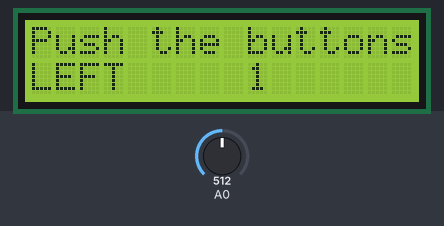
Bench run of a sketch on a simulated Arduino Uno, built with avr-gcc and run on an emulated ATmega328P. Shown: 16×2 character LCD. The test bench sets the inputs (shaded band); at power-on: A0 = 512.

Above: at 1.2 s.
1.3 s: A0 set to 460
3.5 s: A0 set to 433
At 4.8 s:
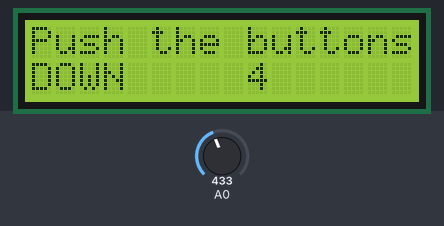
6.5 s: A0 set to 259
8.5 s: A0 set to 235
At 9.8 s:
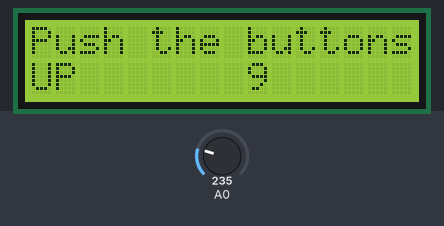
11.5 s: A0 set to 55
13.5 s: A0 set to 44
At 14.8 s:
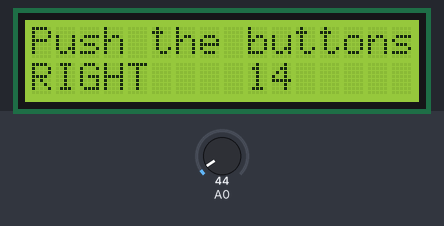
Timing chart, 0 to 16.5 s (numbered marks = the images above; inputs shaded):
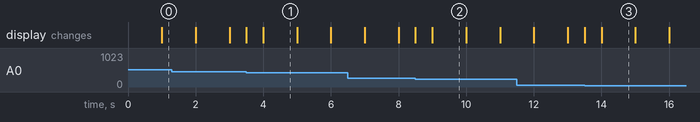

Measured:
- the behaviour switches between 450 and 449 on A0 (found by bisection; images 0 and 1)
- the behaviour switches between 250 and 249 on A0 (found by bisection; images 1 and 2)
- the behaviour switches between 50 and 49 on A0 (found by bisection; images 2 and 3)
- after the input at 3.5 s, the display: first changes at once (image 1 shows a later state)
- after the input at 8.5 s, the display: first changes at once (image 2 shows a later state)
- after the input at 13.5 s, the display: first changes at once (image 3 shows a later state)
- what the display in image 1 shows lasts 1.0 s, from 4.0 s to 5.0 s

The sketch:

CLCD_TEST.ino
```cpp
#include <LiquidCrystal.h>

/*******************************************************

This program is used to test the LCD module display and 5 buttons.

********************************************************/

// Select the pin used on LCD
LiquidCrystal lcd(8, 9, 4, 5, 6, 7);

// define the button
int lcd_key     = 0;
int adc_key_in  = 0;

#define btnRIGHT  0
#define btnUP     1
#define btnDOWN   2
#define btnLEFT   3
#define btnSELECT 4
#define btnNONE   5

//read the button value
int read_LCD_buttons()
{
 adc_key_in = analogRead(0);          // read analog A0 value
 // when read the 5 key values in the vicinity of the following：0,144,329,504,741
 // By setting different threshold, you can read the one button
 if (adc_key_in > 1000) return btnNONE;
 if (adc_key_in < 50)   return btnRIGHT;
 if (adc_key_in < 250)  return btnUP;
 if (adc_key_in < 450)  return btnDOWN;
 if (adc_key_in < 650)  return btnLEFT;
 if (adc_key_in < 850)  return btnSELECT;

 // V1.0 Use the following version threshold：
/*
 if (adc_key_in < 50)   return btnRIGHT;
 if (adc_key_in < 195)  return btnUP;
 if (adc_key_in < 380)  return btnDOWN;
 if (adc_key_in < 555)  return btnLEFT;
 if (adc_key_in < 790)  return btnSELECT;
*/


 return btnNONE;
}

void setup()
{
 lcd.begin(16, 2);              // star
 lcd.setCursor(0,0);
 lcd.print("Push the buttons"); // display“Push the buttons”
}

void loop()
{
 lcd.setCursor(9,1);            // The cursor is set at second. and have 9 spaces
 lcd.print(millis()/1000);      // Output waiting time
 lcd.setCursor(0,1);            // The cursor moves to the beginning of the second line.
 lcd_key = read_LCD_buttons();  // read key

 switch (lcd_key)               // display key
 {
   case btnRIGHT:
     {
     lcd.print("RIGHT ");
     break;
     }
   case btnLEFT:
     {
     lcd.print("LEFT   ");
     break;
     }
   case btnUP:
     {
     lcd.print("UP    ");
     break;
     }
   case btnDOWN:
     {
     lcd.print("DOWN  ");
     break;
     }
   case btnSELECT:
     {
     lcd.print("SELECT");
     break;
     }
     case btnNONE:
     {
     lcd.print("NONE  ");
     break;
     }
 }
}
```

CLCD_library.cpp
```cpp
#include "CLCD_library.h"

#include <stdio.h>
#include <string.h>
#include <inttypes.h>
#include "Arduino.h"

// When the display powers up, it is configured as follows:
//
// 1. Display clear
// 2. Function set:
//    DL = 1; 8-bit interface data
//    N = 0; 1-line display
//    F = 0; 5x8 dot character font
// 3. Display on/off control:
//    D = 0; Display off
//    C = 0; Cursor off
//    B = 0; Blinking off
// 4. Entry mode set:
//    I/D = 1; Increment by 1
//    S = 0; No shift
//
// Note, however, that resetting the Arduino doesn't reset the LCD, so we
// can't assume that its in that state when a sketch starts (and the
// LiquidCrystal constructor is called).

LiquidCrystal::LiquidCrystal(uint8_t rs, uint8_t rw, uint8_t enable,
			     uint8_t d0, uint8_t d1, uint8_t d2, uint8_t d3,
			     uint8_t d4, uint8_t d5, uint8_t d6, uint8_t d7)
{
  init(0, rs, rw, enable, d0, d1, d2, d3, d4, d5, d6, d7);
}

LiquidCrystal::LiquidCrystal(uint8_t rs, uint8_t enable,
			     uint8_t d0, uint8_t d1, uint8_t d2, uint8_t d3,
			     uint8_t d4, uint8_t d5, uint8_t d6, uint8_t d7)
{
  init(0, rs, 255, enable, d0, d1, d2, d3, d4, d5, d6, d7);
}

LiquidCrystal::LiquidCrystal(uint8_t rs, uint8_t rw, uint8_t enable,
			     uint8_t d0, uint8_t d1, uint8_t d2, uint8_t d3)
{
  init(1, rs, rw, enable, d0, d1, d2, d3, 0, 0, 0, 0);
}

LiquidCrystal::LiquidCrystal(uint8_t rs,  uint8_t enable,
			     uint8_t d0, uint8_t d1, uint8_t d2, uint8_t d3)
{
  init(1, rs, 255, enable, d0, d1, d2, d3, 0, 0, 0, 0);
}

void LiquidCrystal::init(uint8_t fourbitmode, uint8_t rs, uint8_t rw, uint8_t enable,
			 uint8_t d0, uint8_t d1, uint8_t d2, uint8_t d3,
			 uint8_t d4, uint8_t d5, uint8_t d6, uint8_t d7)
{
  _rs_pin = rs;
  _rw_pin = rw;
  _enable_pin = enable;

  _data_pins[0] = d0;
  _data_pins[1] = d1;
  _data_pins[2] = d2;
  _data_pins[3] = d3;
  _data_pins[4] = d4;
  _data_pins[5] = d5;
  _data_pins[6] = d6;
  _data_pins[7] = d7;

  pinMode(_rs_pin, OUTPUT);
  // we can save 1 pin by not using RW. Indicate by passing 255 instead of pin#
  if (_rw_pin != 255) {
    pinMode(_rw_pin, OUTPUT);
  }
  pinMode(_enable_pin, OUTPUT);

  if (fourbitmode)
    _displayfunction = LCD_4BITMODE | LCD_1LINE | LCD_5x8DOTS;
  else
    _displayfunction = LCD_8BITMODE | LCD_1LINE | LCD_5x8DOTS;

  begin(16, 1);
}

void LiquidCrystal::begin(uint8_t cols, uint8_t lines, uint8_t dotsize) {
  if (lines > 1) {
    _displayfunction |= LCD_2LINE;
  }
  _numlines = lines;
  _currline = 0;

  // for some 1 line displays you can select a 10 pixel high font
  if ((dotsize != 0) && (lines == 1)) {
    _displayfunction |= LCD_5x10DOTS;
  }

  // SEE PAGE 45/46 FOR INITIALIZATION SPECIFICATION!
  // according to datasheet, we need at least 40ms after power rises above 2.7V
  // before sending commands. Arduino can turn on way befer 4.5V so we'll wait 50
  delayMicroseconds(50000);
  // Now we pull both RS and R/W low to begin commands
  digitalWrite(_rs_pin, LOW);
  digitalWrite(_enable_pin, LOW);
  if (_rw_pin != 255) {
    digitalWrite(_rw_pin, LOW);
  }

  //put the LCD into 4 bit or 8 bit mode
  if (! (_displayfunction & LCD_8BITMODE)) {
    // this is according to the hitachi HD44780 datasheet
    // figure 24, pg 46

    // we start in 8bit mode, try to set 4 bit mode
    write4bits(0x03);
    delayMicroseconds(4500); // wait min 4.1ms

    // second try
    write4bits(0x03);
    delayMicroseconds(4500); // wait min 4.1ms

    // third go!
    write4bits(0x03);
    delayMicroseconds(150);

    // finally, set to 4-bit interface
    write4bits(0x02);
  } else {
    // this is according to the hitachi HD44780 datasheet
    // page 45 figure 23

    // Send function set command sequence
    command(LCD_FUNCTIONSET | _displayfunction);
    delayMicroseconds(4500);  // wait more than 4.1ms

    // second try
    command(LCD_FUNCTIONSET | _displayfunction);
    delayMicroseconds(150);

    // third go
    command(LCD_FUNCTIONSET | _displayfunction);
  }

  // finally, set # lines, font size, etc.
  command(LCD_FUNCTIONSET | _displayfunction);

  // turn the display on with no cursor or blinking default
  _displaycontrol = LCD_DISPLAYON | LCD_CURSOROFF | LCD_BLINKOFF;
  display();

  // clear it off
  clear();

  // Initialize to default text direction (for romance languages)
  _displaymode = LCD_ENTRYLEFT | LCD_ENTRYSHIFTDECREMENT;
  // set the entry mode
  command(LCD_ENTRYMODESET | _displaymode);

}

/********** high level commands, for the user! */
void LiquidCrystal::clear()
{
  command(LCD_CLEARDISPLAY);  // clear display, set cursor position to zero
  delayMicroseconds(2000);  // this command takes a long time!
}

void LiquidCrystal::home()
{
  command(LCD_RETURNHOME);  // set cursor position to zero
  delayMicroseconds(2000);  // this command takes a long time!
}

void LiquidCrystal::setCursor(uint8_t col, uint8_t row)
{
  int row_offsets[] = { 0x00, 0x40, 0x14, 0x54 };
  if ( row >= _numlines ) {
    row = _numlines-1;    // we count rows starting w/0
  }

  command(LCD_SETDDRAMADDR | (col + row_offsets[row]));
}

// Turn the display on/off (quickly)
void LiquidCrystal::noDisplay() {
  _displaycontrol &= ~LCD_DISPLAYON;
  command(LCD_DISPLAYCONTROL | _displaycontrol);
}
void LiquidCrystal::display() {
  _displaycontrol |= LCD_DISPLAYON;
  command(LCD_DISPLAYCONTROL | _displaycontrol);
}

// Turns the underline cursor on/off
void LiquidCrystal::noCursor() {
  _displaycontrol &= ~LCD_CURSORON;
  command(LCD_DISPLAYCONTROL | _displaycontrol);
}
void LiquidCrystal::cursor() {
  _displaycontrol |= LCD_CURSORON;
  command(LCD_DISPLAYCONTROL | _displaycontrol);
}

// Turn on and off the blinking cursor
void LiquidCrystal::noBlink() {
  _displaycontrol &= ~LCD_BLINKON;
  command(LCD_DISPLAYCONTROL | _displaycontrol);
}
void LiquidCrystal::blink() {
  _displaycontrol |= LCD_BLINKON;
  command(LCD_DISPLAYCONTROL | _displaycontrol);
}

// These commands scroll the display without changing the RAM
void LiquidCrystal::scrollDisplayLeft(void) {
  command(LCD_CURSORSHIFT | LCD_DISPLAYMOVE | LCD_MOVELEFT);
}
void LiquidCrystal::scrollDisplayRight(void) {
  command(LCD_CURSORSHIFT | LCD_DISPLAYMOVE | LCD_MOVERIGHT);
}

// This is for text that flows Left to Right
void LiquidCrystal::leftToRight(void) {
  _displaymode |= LCD_ENTRYLEFT;
  command(LCD_ENTRYMODESET | _displaymode);
}

// This is for text that flows Right to Left
void LiquidCrystal::rightToLeft(void) {
  _displaymode &= ~LCD_ENTRYLEFT;
  command(LCD_ENTRYMODESET | _displaymode);
}

// This will 'right justify' text from the cursor
void LiquidCrystal::autoscroll(void) {
  _displaymode |= LCD_ENTRYSHIFTINCREMENT;
  command(LCD_ENTRYMODESET | _displaymode);
}

// This will 'left justify' text from the cursor
void LiquidCrystal::noAutoscroll(void) {
  _displaymode &= ~LCD_ENTRYSHIFTINCREMENT;
  command(LCD_ENTRYMODESET | _displaymode);
}

// Allows us to fill the first 8 CGRAM locations
// with custom characters
void LiquidCrystal::createChar(uint8_t location, uint8_t charmap[]) {
  location &= 0x7; // we only have 8 locations 0-7
  command(LCD_SETCGRAMADDR | (location << 3));
  for (int i=0; i<8; i++) {
    write(charmap[i]);
  }
}

/*********** mid level commands, for sending data/cmds */

inline void LiquidCrystal::command(uint8_t value) {
  send(value, LOW);
}

inline size_t LiquidCrystal::write(uint8_t value) {
  send(value, HIGH);
  return 1; // assume sucess
}

/************ low level data pushing commands **********/

// write either command or data, with automatic 4/8-bit selection
void LiquidCrystal::send(uint8_t value, uint8_t mode) {
  digitalWrite(_rs_pin, mode);

  // if there is a RW pin indicated, set it low to Write
  if (_rw_pin != 255) {
    digitalWrite(_rw_pin, LOW);
  }

  if (_displayfunction & LCD_8BITMODE) {
    write8bits(value);
  } else {
    write4bits(value>>4);
    write4bits(value);
  }
}

void LiquidCrystal::pulseEnable(void) {
  digitalWrite(_enable_pin, LOW);
  delayMicroseconds(1);
  digitalWrite(_enable_pin, HIGH);
  delayMicroseconds(1);    // enable pulse must be >450ns
  digitalWrite(_enable_pin, LOW);
  delayMicroseconds(100);   // commands need > 37us to settle
}

void LiquidCrystal::write4bits(uint8_t value) {
  for (int i = 0; i < 4; i++) {
    pinMode(_data_pins[i], OUTPUT);
    digitalWrite(_data_pins[i], (value >> i) & 0x01);
  }

  pulseEnable();
}

void LiquidCrystal::write8bits(uint8_t value) {
  for (int i = 0; i < 8; i++) {
    pinMode(_data_pins[i], OUTPUT);
    digitalWrite(_data_pins[i], (value >> i) & 0x01);
  }

  pulseEnable();
}
```

CLCD_library.h
```cpp
#ifndef CLCD_library_h
#define CLCD_library_h

#include <inttypes.h>
#include "Print.h"

// commands
#define LCD_CLEARDISPLAY 0x01
#define LCD_RETURNHOME 0x02
#define LCD_ENTRYMODESET 0x04
#define LCD_DISPLAYCONTROL 0x08
#define LCD_CURSORSHIFT 0x10
#define LCD_FUNCTIONSET 0x20
#define LCD_SETCGRAMADDR 0x40
#define LCD_SETDDRAMADDR 0x80

// flags for display entry mode
#define LCD_ENTRYRIGHT 0x00
#define LCD_ENTRYLEFT 0x02
#define LCD_ENTRYSHIFTINCREMENT 0x01
#define LCD_ENTRYSHIFTDECREMENT 0x00

// flags for display on/off control
#define LCD_DISPLAYON 0x04
#define LCD_DISPLAYOFF 0x00
#define LCD_CURSORON 0x02
#define LCD_CURSOROFF 0x00
#define LCD_BLINKON 0x01
#define LCD_BLINKOFF 0x00

// flags for display/cursor shift
#define LCD_DISPLAYMOVE 0x08
#define LCD_CURSORMOVE 0x00
#define LCD_MOVERIGHT 0x04
#define LCD_MOVELEFT 0x00

// flags for function set
#define LCD_8BITMODE 0x10
#define LCD_4BITMODE 0x00
#define LCD_2LINE 0x08
#define LCD_1LINE 0x00
#define LCD_5x10DOTS 0x04
#define LCD_5x8DOTS 0x00

class LiquidCrystal : public Print {
public:
  LiquidCrystal(uint8_t rs, uint8_t enable,
		uint8_t d0, uint8_t d1, uint8_t d2, uint8_t d3,
		uint8_t d4, uint8_t d5, uint8_t d6, uint8_t d7);
  LiquidCrystal(uint8_t rs, uint8_t rw, uint8_t enable,
		uint8_t d0, uint8_t d1, uint8_t d2, uint8_t d3,
		uint8_t d4, uint8_t d5, uint8_t d6, uint8_t d7);
  LiquidCrystal(uint8_t rs, uint8_t rw, uint8_t enable,
		uint8_t d0, uint8_t d1, uint8_t d2, uint8_t d3);
  LiquidCrystal(uint8_t rs, uint8_t enable,
		uint8_t d0, uint8_t d1, uint8_t d2, uint8_t d3);

  void init(uint8_t fourbitmode, uint8_t rs, uint8_t rw, uint8_t enable,
	    uint8_t d0, uint8_t d1, uint8_t d2, uint8_t d3,
	    uint8_t d4, uint8_t d5, uint8_t d6, uint8_t d7);

  void begin(uint8_t cols, uint8_t rows, uint8_t charsize = LCD_5x8DOTS);

  void clear();
  void home();

  void noDisplay();
  void display();
  void noBlink();
  void blink();
  void noCursor();
  void cursor();
  void scrollDisplayLeft();
  void scrollDisplayRight();
  void leftToRight();
  void rightToLeft();
  void autoscroll();
  void noAutoscroll();

  void createChar(uint8_t, uint8_t[]);
  void setCursor(uint8_t, uint8_t);
  virtual size_t write(uint8_t);
  void command(uint8_t);

  using Print::write;
private:
  void send(uint8_t, uint8_t);
  void write4bits(uint8_t);
  void write8bits(uint8_t);
  void pulseEnable();

  uint8_t _rs_pin; // LOW: command.  HIGH: character.
  uint8_t _rw_pin; // LOW: write to LCD.  HIGH: read from LCD.
  uint8_t _enable_pin; // activated by a HIGH pulse.
  uint8_t _data_pins[8];

  uint8_t _displayfunction;
  uint8_t _displaycontrol;
  uint8_t _displaymode;

  uint8_t _initialized;

  uint8_t _numlines,_currline;
};

#endif
```
